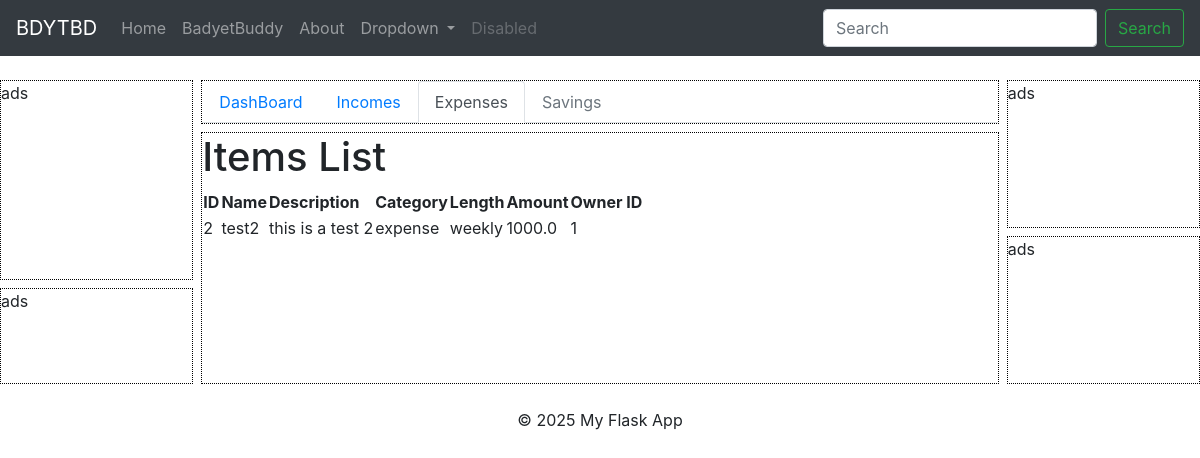
/expenses, run on the app's committed database.
### app/models.py (models this page shows)
class Badyet_Items(db.Model):
    id = db.Column(db.Integer, primary_key=True, autoincrement=True)
    name = db.Column(db.String(120))
    description = db.Column(db.String(200))
    category = db.Column(db.String(90))
    length = db.Column(db.String(90))
    amount = db.Column(db.Float)
    owner_id = db.Column(db.Integer)

### app/routes.py (the view)
@main.route('/expenses')
def expenses():
    b_items = Badyet_Items.query.filter_by(category='expense').all()
    expenses = [
        {
            'id': item.id,
            'name': item.name,
            'description': item.description,
            'category': item.category,
            'length': item.length,
            'amount': item.amount,
            'owner_id': item.owner_id
        } for item in b_items
    ]
    return render_template('expenses.html', expenses=expenses)

### templates/expenses.html (shortened to what this page needs)
{% extends "base.html" %}
{% block content %}
<div class="parent">
    <div class="upper_left">
        ads
    </div>
    <div class="bottom_left">
        ads
    </div>
    <div class="top_main">
        <ul class="nav nav-tabs">
            <li class="nav-item">
                <a class="nav-link" href="{{ url_for('main.dashboard') }}">DashBoard</a>
            </li>
            <li class="nav-item">
                <a class="nav-link" href="{{ url_for('main.incomes') }}">Incomes</a>
            </li>
            <li class="nav-item">
                <a class="nav-link active" href="{{ url_for('main.expenses') }}">Expenses</a>
            </li>
            <li class="nav-item">
                <a class="nav-link disabled" href="#" tabindex="-1" aria-disabled="true">Savings</a>
            </li>
        </ul>
    </div>
    <div class="main">
        <h1>Items List</h1>
        <table>
            <thead>
                <tr>
                    <th>ID</th>
                    <th>Name</th>
                    <th>Description</th>
                    <th>Category</th>
                    <th>Length</th>
                    <th>Amount</th>
                    <th>Owner ID</th>
                </tr>
            </thead>
            <tbody>
                {% for item in expenses %}
                <tr>
                    <td>{{ item.id }}</td>
                    <td>{{ item.name }}</td>
                    <td>{{ item.description }}</td>
                    <td>{{ item.category }}</td>
                    <td>{{ item.length }}</td>
                    <td>{{ item.amount }}</td>
                    <td>{{ item.owner_id }}</td>
                </tr>
                {% endfor %}
            </tbody>
        </table>
    </div>
    <div class="upper_right">
        ads
    </div>
    <div class="bottom_right">
        ads
    </div>
</div>
{% endblock %}

### static/style.css (style rules this page uses)
.parent { display: grid; grid-template-columns: repeat(6, 1fr); grid-template-rows: repeat(6, 1fr); gap: 8px; }
.upper_left { border: 1px dotted black; grid-row: span 4 / span 4; }
.bottom_left { border: 1px dotted black; grid-row: span 2 / span 2; grid-column-start: 1; grid-row-start: 5; }
.top_main { border: 1px dotted black; grid-column: span 4 / span 4; grid-column-start: 2; grid-row-start: 1; }
.main { border: 1px dotted black; grid-column: span 4 / span 4; grid-row: span 5 / span 5; grid-column-start: 2; grid-row-start: 2; }
.upper_right { border: 1px dotted black; grid-row: span 3 / span 3; grid-column-start: 6; grid-row-start: 1; }
.bottom_right { border: 1px dotted black; grid-row: span 3 / span 3; grid-column-start: 6; grid-row-start: 4; }

### data on the page
Badyet_Items: id "2", name "test2", description "this is a test 2", category "expense", length "weekly", amount "1000.0", owner_id "1"
